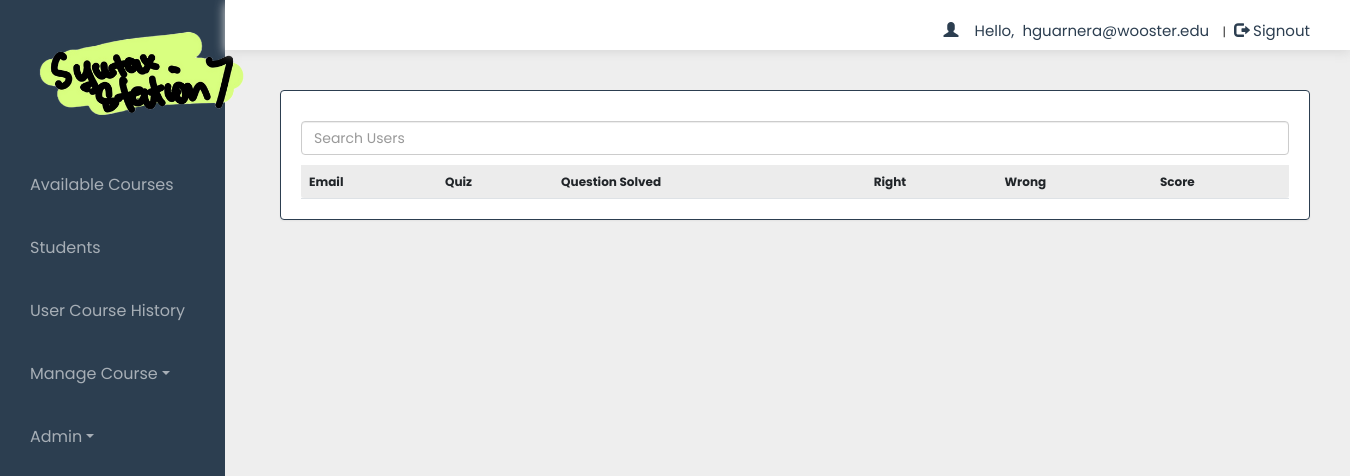
The app's page /dash.php?q=13 (signed in), older data.
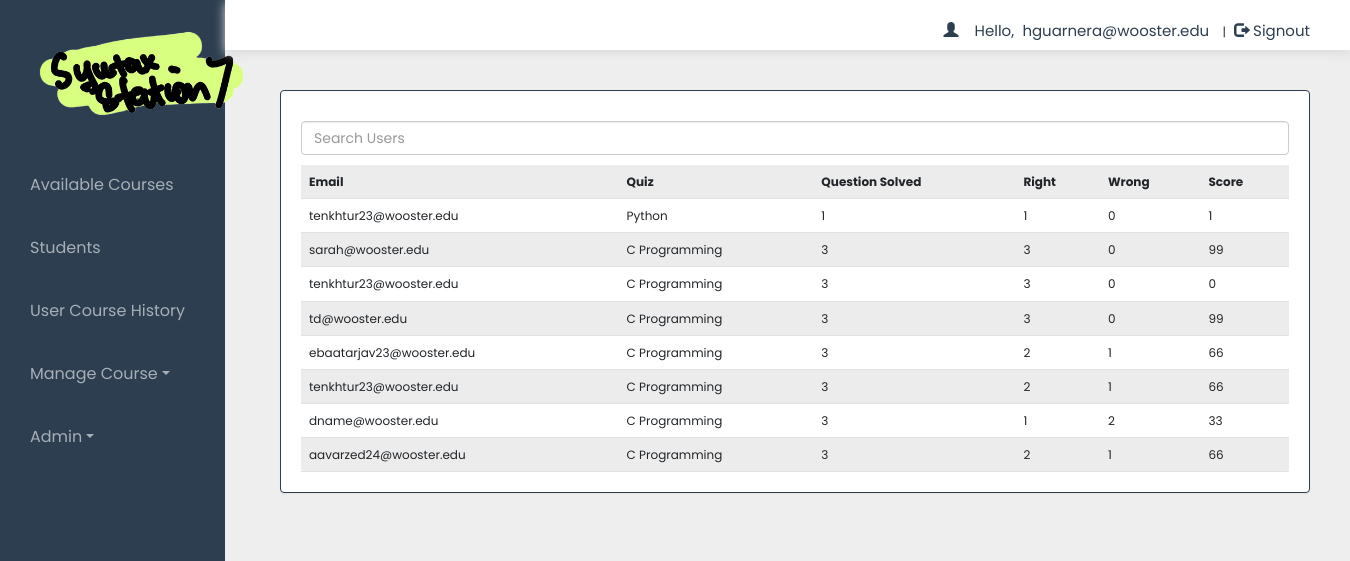
The same page, newer data.
### tables this page shows
CREATE TABLE `history` (
  `email` varchar(50) NOT NULL,
  `eid` text NOT NULL,
  `score` int(11) NOT NULL,
  `level` int(11) NOT NULL,
  `sahi` int(11) NOT NULL,
  `wrong` int(11) NOT NULL,
  `date` timestamp NOT NULL DEFAULT current_timestamp() ON UPDATE current_timestamp(),
  `attempt` varchar(15) DEFAULT NULL
);

CREATE TABLE `quiz` (
  `eid` text NOT NULL,
  `title` varchar(100) NOT NULL,
  `sahi` int(11) NOT NULL,
  `total` int(11) NOT NULL,
  `time` decimal(2,1) NOT NULL,
  `intro` text NOT NULL,
  `date` timestamp NOT NULL DEFAULT current_timestamp() ON UPDATE current_timestamp(),
  `email` varchar(50) DEFAULT NULL
);

### dash.php (the view, shortened to what the changed rows need)
<!DOCTYPE html>
<html>
<head>
    <link href="https://cdn.jsdelivr.net/npm/bootstrap@5.2.0-beta1/dist/css/bootstrap.min.css" rel="stylesheet">
    <link rel="stylesheet" href="css/bootstrap.min.css" />
    <link rel="stylesheet" href="css/bootstrap-theme.min.css" />
    <link rel="stylesheet" href="css/main.css">
    <link rel="stylesheet" href="css/font.css">
</head>
<?php
include_once 'dbConnection.php';
?>
<body>
    <div class="container-fluid">
        <div class="leftNavbar">
            <div class="row g-0 flex-nowrap">
                <div class="container col-lg-10" style="padding: 0 !important; margin: 0 !important;">
                    <div class="bg">
                        <div class="container ">
                            <div class="row">
                                <div class="col-lg-12 ">
                                    <?php
                                    if (@$_GET['q'] == 13) {
                                        $q = mysqli_query($con, "SELECT * FROM history ORDER BY date DESC") or die('Error197');
                                        echo  '
                                    <div class="panel title">
                                        <input id="historySearch" type="text" placeholder="Search Users" class="form-control my-3" />
                                            <table class="table table-striped title1" >
                                                <tr style="color:black">
                                                <td>
                                                    <b>Email</b>
                                                </td>
                                                <td>
                                                    <b>Quiz</b>
                                                </td>
                                                <td>
                                                    <b>Question Solved</b>
                                                </td>
                                                <td>
                                                    <b>Right</b>
                                                </td>
                                                <td>
                                                    <b>Wrong<b>
                                                </td>
                                                <td>
                                                    <b>Score</b>
                                                </td>';
                                        while ($row = mysqli_fetch_array($q)) {
                                            $eid = $row['eid'];
                                            $s = $row['score'];
                                            $w = $row['wrong'];
                                            $r = $row['sahi'];
                                            $qa = $row['level'];
                                            $email = $row['email'];
                                            $q23 = mysqli_query($con, "SELECT title FROM quiz WHERE  eid='$eid' ") or die('Error208');
                                            while ($row = mysqli_fetch_array($q23)) {
                                                $title = $row['title'];
                                            }
                                            echo '
                                                <tr>
                                                    <td>' . $email . '</td>
                                                    <td>' . $title . '</td>
                                                    <td>' . $qa . '</td>
                                                    <td>' . $r . '</td>
                                                    <td>' . $w . '</td>
                                                    <td>' . $s . '</td></tr>';
                                        }
                                        echo '</table>
                                        </div>
                                        ';
                                    }
                                    ?>
                                </div>
                            </div>
                        </div>
                    </div>
                </div>
            </div>
</body>
</html>

Row changes from the older to the newer data that the page shows:
added history: email "tenkhtur23@wooster.edu", quiz.title "Python", level "1", sahi "1", wrong "0", score "1"
added history: email "sarah@wooster.edu", quiz.title "C Programming", level "3", sahi "3", wrong "0", score "99"
added history: email "tenkhtur23@wooster.edu", level "3", sahi "3", wrong "0", score "0"
added quiz: title "C Programming"
added history: email "td@wooster.edu", quiz.title "C Programming", level "3", sahi "3", wrong "0", score "99"
added history: email "ebaatarjav23@wooster.edu", quiz.title "C Programming", level "3", sahi "2", wrong "1", score "66"
added history: email "tenkhtur23@wooster.edu", quiz.title "C Programming", level "3", sahi "2", wrong "1", score "66"
added history: email "dname@wooster.edu", quiz.title "C Programming", level "3", sahi "1", wrong "2", score "33"
added history: email "aavarzed24@wooster.edu", quiz.title "C Programming", level "3", sahi "2", wrong "1", score "66"
